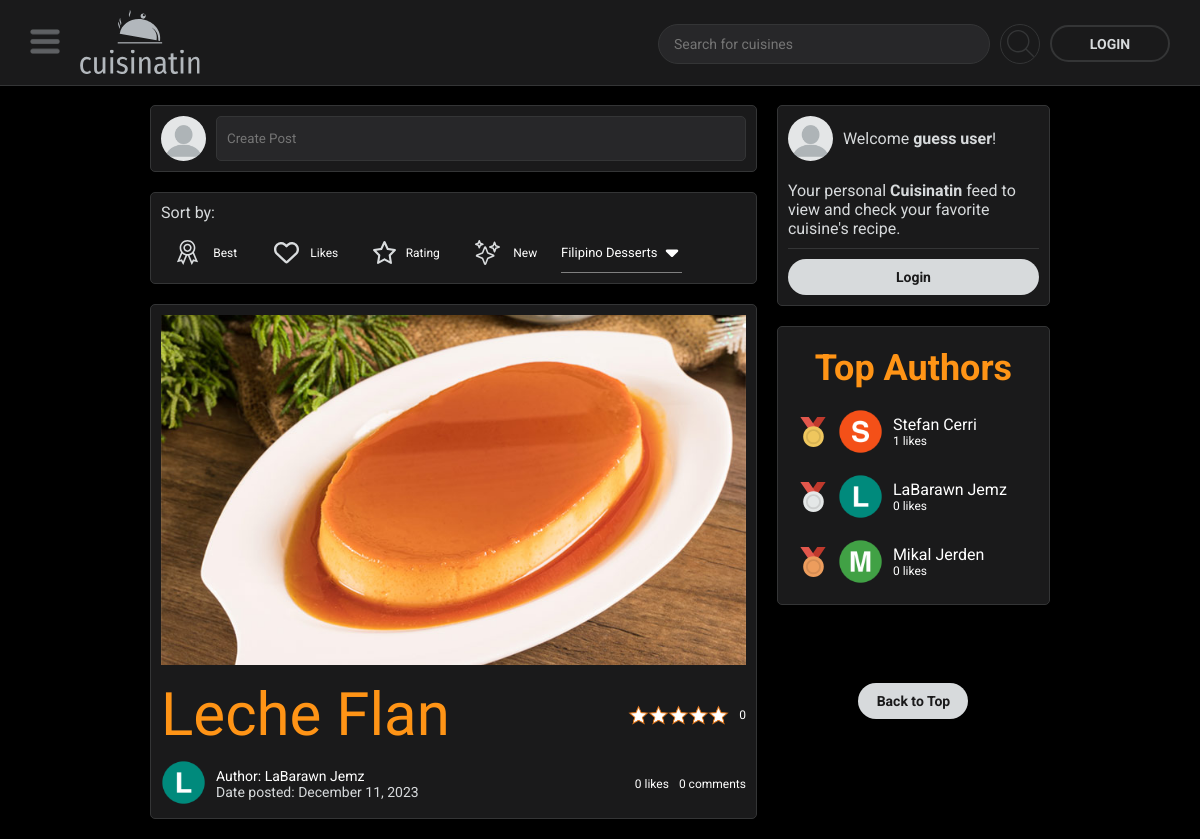
The page /webpages/sort-by.php?sort=desserts on the database its author committed.
### tables this page shows
CREATE TABLE `cuisines` (
  `cuisine_id` int(11) NOT NULL,
  `author_id` int(11) NOT NULL,
  `cuisine_name` varchar(100) NOT NULL,
  `cuisine_description` text NOT NULL,
  `recipes` text NOT NULL,
  `procedures` text NOT NULL,
  `cuisine_type` enum('Filipino Main Dishes','Filipino Soups and Stews','Filipino Desserts') NOT NULL,
  `cuisine_image` varchar(255) NOT NULL,
  `likes` int(11) NOT NULL DEFAULT 0,
  `total_ratings` int(11) NOT NULL DEFAULT 0,
  `user_rate_count` int(11) NOT NULL DEFAULT 0,
  `date_posted` datetime NOT NULL DEFAULT current_timestamp()
);

CREATE TABLE `users` (
  `user_id` int(11) NOT NULL,
  `first_name` varchar(100) NOT NULL,
  `last_name` varchar(100) NOT NULL,
  `email` varchar(150) NOT NULL,
  `password` varchar(255) NOT NULL,
  `gender` enum('Male','Female') DEFAULT NULL,
  `birthdate` date DEFAULT NULL,
  `province` varchar(255) DEFAULT NULL,
  `profile_pic` varchar(255) DEFAULT NULL,
  `about` text DEFAULT NULL,
  `sq1` enum('What was your childhood nickname?',' What is the first name of your bestfriend in high school?','In what city were you born?','What is the name of your favorite pet?','What is the name of the street where you grew up?','What is your mother''s maiden name?','What high school did you attend?','What is your date of birth?','Who is your favorite superhero?','What year did you enter college?','Set a code of your choice') NOT NULL,
  `sq2` enum('What was your childhood nickname?',' What is the first name of your bestfriend in high school?','In what city were you born?','What is the name of your favorite pet?','What is the name of the street where you grew up?','What is your mother''s maiden name?','What high school did you attend?','What is your date of birth?','Who is your favorite superhero?','What year did you enter college?','Set a code of your choice') NOT NULL,
  `sq3` enum('What was your childhood nickname?',' What is the first name of your bestfriend in high school?','In what city were you born?','What is the name of your favorite pet?','What is the name of the street where you grew up?','What is your mother''s maiden name?','What high school did you attend?','What is your date of birth?','Who is your favorite superhero?','What year did you enter college?','Set a code of your choice') NOT NULL,
  `sa1` varchar(100) NOT NULL,
  `sa2` varchar(100) NOT NULL,
  `sa3` varchar(100) NOT NULL,
  `likes` int(11) DEFAULT 0,
  `date_joined` datetime DEFAULT current_timestamp(),
  `access` enum('admin','default') DEFAULT 'default'
);

### webpages/include/side-content.php (the view, shortened to what this page needs)
<?php
  $conn = connect();
  $sql = "SELECT * FROM users ORDER BY likes DESC";
  $user = $conn->query($sql) or die ($conn->error);
  $row = $user->fetch_assoc();
  $total_users = $user->num_rows;
?>
<div class="side-content">
  <a href="#">
    <button class="back-to-top">
      Back to Top
    </button>
  </a>
  <div class="flex-column">
    <div class="welcome-container">
      <div class="welcome-message">
        <div class="flex-row">
          <?php if (isset ($_SESSION ['user_id'])) { ?>
            <a href="./users.php?id=<?php echo $_SESSION ['user_id'] ?>">
              <img src="../<?php echo $_SESSION ['profile_pic'] ?>" class="author-picture">
            </a>
          <?php } else { ?>
            <img src="../images/author-profile/default.webp" class="author-picture">
          <?php } ?>
          <p>
            <?php
              if (isset ($_SESSION['first_name'])) {
                echo "Welcome <span class=\"bold\">".$_SESSION ['first_name']."</span>!";
              } else {
                echo "Welcome <span class=\"bold\">guess user</span>!";
              }
            ?>
          </p>
        </div>
        <div>
          <p>
            Your personal <span class="bold">Cuisinatin</span> feed to view and check your favorite cuisine's recipe.
          </p>
        </div>
      </div>
      <div class="hr"></div>
      <div>
        <?php if (isset($_SESSION['user_id'])) { ?>
          <a href="./add-recipe.php">
            <button class="side-content-create-post">
              Create a Post
            </button>
          </a>
        <?php } else { ?>
          <a href="./login.php">
            <button class="side-content-create-post">
              Login
            </button>
          </a>
        <?php } ?>
      </div>
    </div>
    <div class="popular-authors-container">
      <div class="popular-authors">
        <p>
          Top Authors
        </p>
      </div>
      <ul class="author-list">
        <?php
          if ($total_users > 0) {?>
          <?php
            $i = 1;
            do {?>
            <li>
              <?php
                if ($i > 3) {
                  exit;
                }
                if ($i == 1) {
                  $medal = 'gold';
                } else if ($i == 2) {
                  $medal = 'silver';
                } else {
                  $medal = 'bronze';
                }
              ?>
              <a href="users.php?id=<?php echo $row ['user_id'] ?>" class="author-container">
              <img src="../images/<?php echo $medal ?>-medal.svg" class="ranking">
                <img src="../<?php echo $row ['profile_pic'] ?>" class="author-picture">
                <div class="author-stats">
                    <p class="author-name">
                        <?php echo $row['first_name'].' '.$row['last_name'] ?>
                    </p>
                    <p>
                        <?php echo $row['likes'].' likes' ?>
                    </p>
                </div>
              </a>
            </li>
          <?php $i++; } while ($row = $user->fetch_assoc()); ?>
        <?php } else { ?>
          <p>
            No users found.
          </p>
        <?php } ?>

### webpages/sort-by.php (shortened to what this page needs)
<?php
$conn = connect();
$sort = $_GET ['sort'];
switch ($sort) {
  case 'desserts':
    $sql = "SELECT * FROM cuisines WHERE cuisine_type = 'Filipino Desserts'";
    break;
}
  $cuisine = $conn->query($sql) or die($conn->error);
  $cuisineRow = $cuisine->fetch_assoc();
?>
<!DOCTYPE html>
<html lang="en">
<head>
	<link rel="stylesheet" href="../styles/nav-bar.css">
	<link rel="stylesheet" href="../styles/general.css">
	<link rel="stylesheet" href="../styles/feed.css">
</head>
<body>
	<?php
	include('./include/nav.php');
	?>
	<main>
		<div class="main-container">
			<div class="feed-container">
				<div class="feed-nav">
					<?php
						include ('./include/create-post-container.php');
					?>
					<?php
						include ('./include/sort-container.php');
					 ?>
				</div>
				<div class="feed-list">
					<?php if (isset ($cuisineRow)) { do { ?>
						<?php
							include ('./include/generate-card.php');
						?>
					<?php } while ($cuisineRow = $cuisine->fetch_assoc()); } else { ?>
          <?php echo "No cuisine matched your search."; }?>
				</div>
			</div>
			<?php
			include('./include/side-content.php');
			?>

### webpages/include/generate-card.php (shortened to what this page needs)
<?php
  include_once ('../connection/config.php');
  $authorID = $cuisineRow['author_id'];
  $sql = "SELECT * FROM users WHERE user_id = $authorID";
  $user = $conn->query($sql) or die($conn->error);
  $userRow = $user->fetch_assoc();
?>
<?php
  $post_id = $cuisineRow['cuisine_id'];
  $sql = "SELECT * FROM `ratings` WHERE post_id = '$post_id'";
  $ratings= $conn->query($sql) or die ($conn->error);
  $totalRater = $ratings->num_rows;
?>
<div class="post-container">
  <div class="image-container">
    <a href="./posts.php?id=<?php echo $cuisineRow['cuisine_id'] ?>">
      <img src="../<?php echo $cuisineRow['cuisine_image'] ?>">
    </a>
  </div>
  <div class="description-container">
    <a href="./posts.php?id=<?php echo $cuisineRow['cuisine_id'] ?>">
      <div class="food-info">
        <p class="food-name">
          <?php echo $cuisineRow['cuisine_name'] ?>
        </p>
        <div class="flex-row">
          <div class="rating-container">
            <?php
              $sql5 = "SELECT AVG(rating)
              FROM ratings WHERE post_id = '$post_id';";
              $query = $conn->query($sql5) or die ($conn->error);
              $aveArr = $query->fetch_assoc();
              $aveRating = $aveArr ['AVG(rating)'];
              if ($totalRater == 0) {
                $aveRating = 0.1;
              }
              switch ($aveRating) {
                case ($aveRating <= .25):
                  $aveRating = 0;
                  break;
              };
            ?>
            <img src="../images/ratings/rating-<?php echo ($aveRating * 10); ?>.png" class="rating">
          </div>
          <p class="counter"><?php echo $totalRater ?></p>
        </div>
      </div>
    </a>
    <div class="author-info">
      <div class="flex-row">
        <a href="./users.php?id=<?php echo $cuisineRow['author_id'] ?>">
          <img src="../<?php echo $userRow['profile_pic'] ?>" class="author-picture">
        </a>
        <div>
          <a href="./users.php?id=<?php echo $cuisineRow['author_id'] ?>">
            Author: <?php
                    if (isset($userRow['first_name'], $userRow['last_name'])) {
                      echo $userRow['first_name'] . ' ' . $userRow['last_name'];
                    } else {
                      echo "Inavlid name";
                    }
                    ?>
          </a>
          <p>
            Date posted:
            <?php echo date_format(date_create($cuisineRow ['date_posted']) ,'F d, Y') ?>
          </p>
        </div>
      </div>
      <div class="flex-row likes">
        <?php
          $cuisineID = $cuisineRow ['cuisine_id'];
          $sql = "SELECT * FROM `comments` WHERE post_id = '$cuisineID'";
          $comments= $conn->query($sql) or die ($conn->error);
          $commentCount = mysqli_num_rows($comments);
        ?>
        <?php
          $cuisineID = $cuisineRow ['cuisine_id'];
          $sql = "SELECT sum(amount) as 'total_likes' FROM likes WHERE post_id = '$cuisineID'";
          $query = $conn->query($sql) or die ($conn->error);
          $data = $query->fetch_assoc();
          $post_likes = $data ['total_likes'];
          if (!isset ($post_likes)) {
            $post_likes = 0;
          };
        ?>
        <a href="./posts.php?id=<?php echo $cuisineID ?>" class="counter">
          <?php echo $post_likes?> likes
        </a>
        <a href="./posts.php?id=<?php echo $cuisineID ?>" class="counter">
          <?php echo $commentCount ?> comments
        </a>
      </div>
    </div>
  </div>
</div>

### rows shown on the page
cuisines: cuisine_image (picture), cuisine_name "Leche Flan", totalRater "0", author.profile_pic (picture), author.first_name "LaBarawn", author.last_name "Jemz", date_posted "December 11, 2023", commentCount "0"
users: shows a picture, profile_pic (picture), first_name "Stefan", last_name "Cerri", likes "1"
users: shows a picture, profile_pic (picture), first_name "LaBarawn", last_name "Jemz", likes "0"
users: shows a picture, profile_pic (picture), first_name "Mikal", last_name "Jerden", likes "0"
